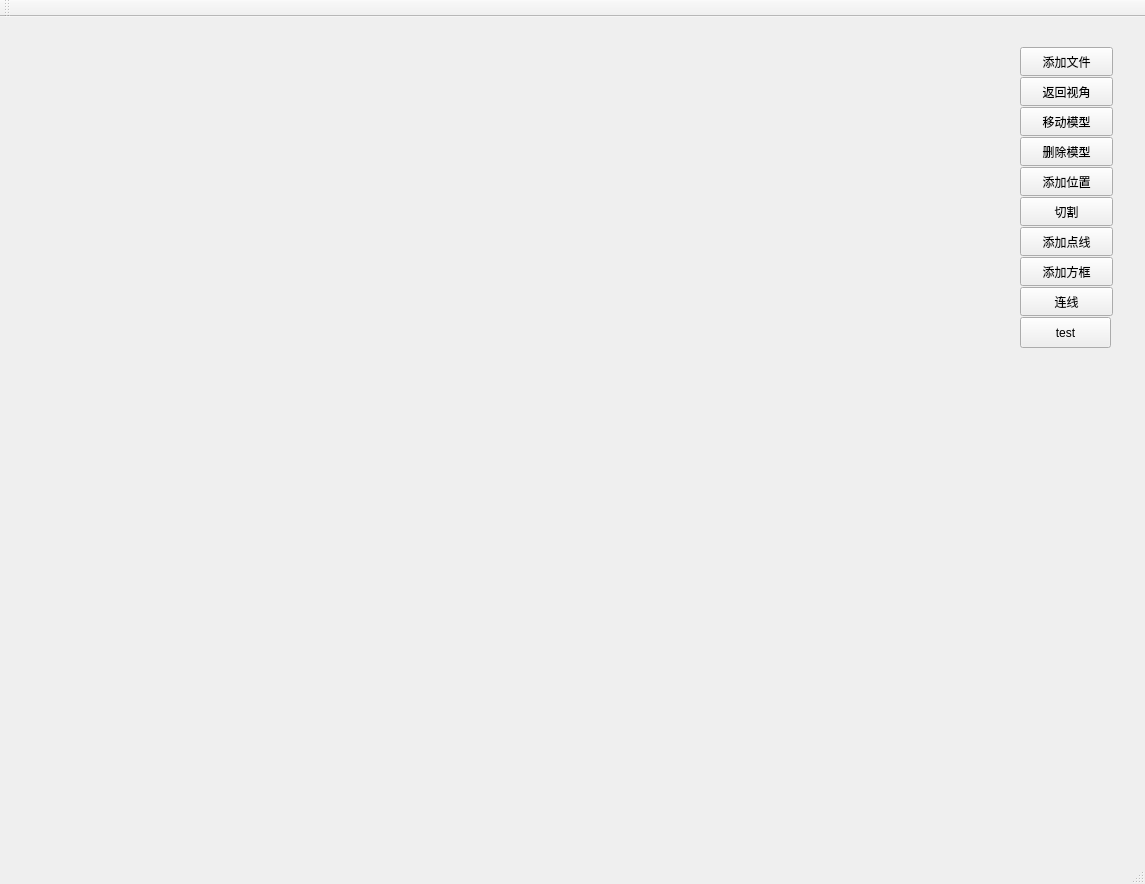
<?xml version="1.0" encoding="UTF-8"?>
<ui version="4.0">
 <class>MainWindow</class>
 <widget class="QMainWindow" name="MainWindow">
  <property name="geometry">
   <rect>
    <x>0</x>
    <y>0</y>
    <width>1145</width>
    <height>884</height>
   </rect>
  </property>
  <property name="windowTitle">
   <string>MainWindow</string>
  </property>
  <widget class="QWidget" name="centralwidget">
   <widget class="QVTKOpenGLNativeWidget" name="widget_1" native="true">
    <property name="geometry">
     <rect>
      <x>30</x>
      <y>10</y>
      <width>971</width>
      <height>711</height>
     </rect>
    </property>
    <property name="minimumSize">
     <size>
      <width>0</width>
      <height>0</height>
     </size>
    </property>
    <property name="cursor">
     <cursorShape>CrossCursor</cursorShape>
    </property>
   </widget>
   <widget class="QPushButton" name="pushButton">
    <property name="geometry">
     <rect>
      <x>1020</x>
      <y>30</y>
      <width>93</width>
      <height>29</height>
     </rect>
    </property>
    <property name="maximumSize">
     <size>
      <width>100</width>
      <height>30</height>
     </size>
    </property>
    <property name="text">
     <string>添加文件</string>
    </property>
   </widget>
   <widget class="QPushButton" name="pushButton_2">
    <property name="geometry">
     <rect>
      <x>1020</x>
      <y>60</y>
      <width>93</width>
      <height>29</height>
     </rect>
    </property>
    <property name="text">
     <string>返回视角</string>
    </property>
   </widget>
   <widget class="QPushButton" name="pushButton_3">
    <property name="geometry">
     <rect>
      <x>1020</x>
      <y>90</y>
      <width>93</width>
      <height>29</height>
     </rect>
    </property>
    <property name="text">
     <string>移动模型</string>
    </property>
   </widget>
   <widget class="QPushButton" name="pushButton_4">
    <property name="geometry">
     <rect>
      <x>1020</x>
      <y>120</y>
      <width>93</width>
      <height>29</height>
     </rect>
    </property>
    <property name="text">
     <string>删除模型</string>
    </property>
   </widget>
   <widget class="QPushButton" name="pushButton_5">
    <property name="geometry">
     <rect>
      <x>1020</x>
      <y>150</y>
      <width>93</width>
      <height>29</height>
     </rect>
    </property>
    <property name="text">
     <string>添加位置</string>
    </property>
   </widget>
   <widget class="QPushButton" name="pushButton_6">
    <property name="geometry">
     <rect>
      <x>1020</x>
      <y>180</y>
      <width>93</width>
      <height>29</height>
     </rect>
    </property>
    <property name="text">
     <string>切割</string>
    </property>
   </widget>
   <widget class="QPushButton" name="pushButton_7">
    <property name="geometry">
     <rect>
      <x>1020</x>
      <y>210</y>
      <width>93</width>
      <height>29</height>
     </rect>
    </property>
    <property name="text">
     <string>添加点线</string>
    </property>
   </widget>
   <widget class="QPushButton" name="pushButton_8">
    <property name="geometry">
     <rect>
      <x>1020</x>
      <y>240</y>
      <width>93</width>
      <height>29</height>
     </rect>
    </property>
    <property name="text">
     <string>添加方框</string>
    </property>
   </widget>
   <widget class="QPushButton" name="pushButton_9">
    <property name="geometry">
     <rect>
      <x>1020</x>
      <y>270</y>
      <width>93</width>
      <height>29</height>
     </rect>
    </property>
    <property name="text">
     <string>连线</string>
    </property>
   </widget>
   <widget class="QPushButton" name="pushButton_10">
    <property name="geometry">
     <rect>
      <x>1020</x>
      <y>300</y>
      <width>91</width>
      <height>31</height>
     </rect>
    </property>
    <property name="text">
     <string>test</string>
    </property>
   </widget>
  </widget>
  <widget class="QMenuBar" name="menubar">
   <property name="geometry">
    <rect>
     <x>0</x>
     <y>0</y>
     <width>1145</width>
     <height>17</height>
    </rect>
   </property>
  </widget>
  <widget class="QToolBar" name="toolBar">
   <property name="windowTitle">
    <string>toolBar</string>
   </property>
   <attribute name="toolBarArea">
    <enum>TopToolBarArea</enum>
   </attribute>
   <attribute name="toolBarBreak">
    <bool>false</bool>
   </attribute>
  </widget>
  <widget class="QStatusBar" name="statusBar"/>
 </widget>
 <customwidgets>
  <customwidget>
   <class>QVTKOpenGLNativeWidget</class>
   <extends>QWidget</extends>
   <header>qvtkopenglnativewidget.h</header>
   <container>1</container>
  </customwidget>
 </customwidgets>
 <resources/>
 <connections/>
</ui>
